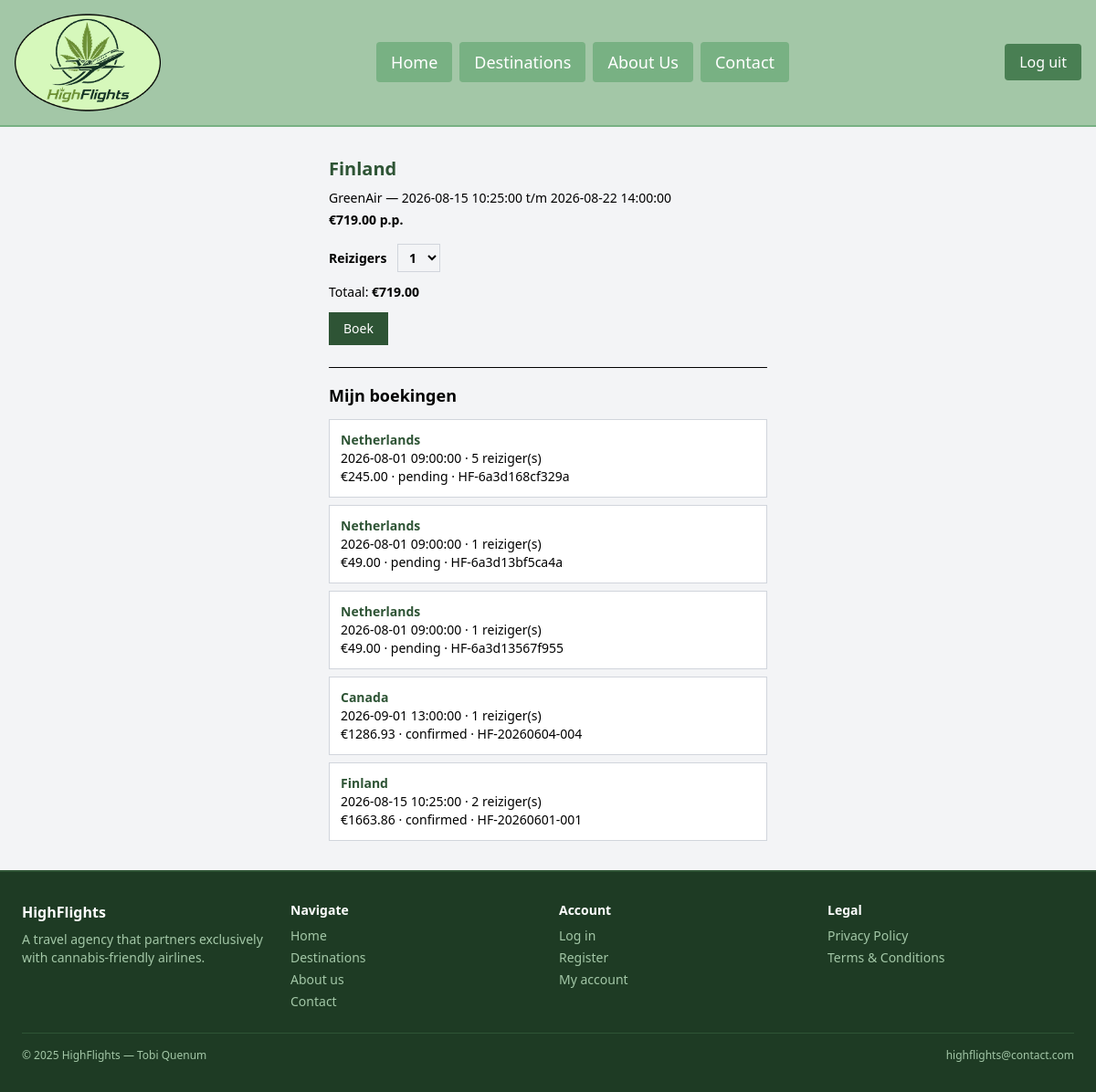
The app's page /booking.php?id=8 (signed in) with its own data.
### tables this page shows
CREATE TABLE `flights` (
  `id` int UNSIGNED NOT NULL AUTO_INCREMENT,
  `destination_id` int UNSIGNED NOT NULL,
  `airline_id` int UNSIGNED NOT NULL,
  `departure_name` varchar(50) NOT NULL DEFAULT 'Amsterdam',
  `departure_date` datetime NOT NULL,
  `return_date` datetime NOT NULL,
  `price` decimal(10,2) NOT NULL,
  `seats` smallint NOT NULL DEFAULT '180',
  `active` tinyint(1) NOT NULL DEFAULT '1',
  PRIMARY KEY (`id`),
  CONSTRAINT `fk_flights_destination` FOREIGN KEY (`destination_id`) REFERENCES `destinations` (`id`),
  CONSTRAINT `fk_flights_airline` FOREIGN KEY (`airline_id`) REFERENCES `airlines` (`id`)
);

CREATE TABLE `destinations` (
  `id` int UNSIGNED NOT NULL AUTO_INCREMENT,
  `name` varchar(120) NOT NULL,
  `city` varchar(120) NOT NULL,
  `airport` char(3) NOT NULL,
  `description` text,
  `active` tinyint(1) NOT NULL DEFAULT '1',
  PRIMARY KEY (`id`)
);

CREATE TABLE `airlines` (
  `id` int UNSIGNED NOT NULL AUTO_INCREMENT,
  `name` varchar(120) NOT NULL,
  PRIMARY KEY (`id`),
  UNIQUE KEY `name` (`name`)
);

CREATE TABLE `bookings` (
  `id` int UNSIGNED NOT NULL AUTO_INCREMENT,
  `user_id` int UNSIGNED NOT NULL,
  `flight_id` int UNSIGNED NOT NULL,
  `reference` varchar(30) NOT NULL,
  `travelers` tinyint NOT NULL DEFAULT '1',
  `total_price` decimal(10,2) NOT NULL,
  `status` enum('pending','confirmed','cancelled') NOT NULL DEFAULT 'pending',
  `created_at` datetime NOT NULL DEFAULT CURRENT_TIMESTAMP,
  PRIMARY KEY (`id`),
  UNIQUE KEY `reference` (`reference`),
  CONSTRAINT `fk_bookings_user` FOREIGN KEY (`user_id`) REFERENCES `users` (`id`),
  CONSTRAINT `fk_bookings_flight` FOREIGN KEY (`flight_id`) REFERENCES `flights` (`id`)
);

### html/booking.php (the view, shortened to what this page needs)
<?
$pdo = getDB();
$success = false;
$id = $_GET['id'];
$stmt = $pdo->prepare('SELECT flights.*, destinations.name AS destination_name, airlines.name AS airline FROM flights JOIN destinations ON flights.destination_id = destinations.id JOIN airlines ON flights.airline_id = airlines.id WHERE flights.id = ? AND flights.active = 1');
$stmt->execute([$id]);
$flight = $stmt->fetch();
$bookings = $pdo->prepare('SELECT bookings.*, destinations.name AS destination_name, flights.departure_date FROM bookings JOIN flights ON bookings.flight_id = flights.id JOIN destinations ON flights.destination_id = destinations.id WHERE bookings.user_id = ? ORDER BY bookings.created_at DESC');
$bookings->execute([$_SESSION['user_id']]);
$bookings = $bookings->fetchAll();
?>
<!DOCTYPE html>
<html lang="nl">
<head>
    <script src="https://cdn.jsdelivr.net/npm/@tailwindcss/browser@4"></script>
</head>
<body class="bg-gray-100">
<? include __DIR__ . '/includes/header.php'; ?>
<div class="max-w-lg mx-auto mt-8 px-4">
    <? if ($flight) { ?>
        <h1 class="text-xl font-bold text-[#2e5435] mb-2"><?= $flight['destination_name'] ?></h1>
        <p class="text-sm mb-1"><?= $flight['airline'] ?> — <?= $flight['departure_date'] ?> t/m <?= $flight['return_date'] ?></p>
        <p class="text-sm font-bold mb-4">€<?= $flight['price'] ?> p.p.</p>
        <? if ($success) { ?>
            <p class="text-green-700 border border-green-300 bg-green-50 px-3 py-2 text-sm mb-4">Boeking geplaatst!</p>
        <? } else { ?>
            <form method="post" class="flex flex-col gap-3 text-sm mb-6">
                <label class="font-semibold">Reizigers
                    <select name="travelers" id="travelers" class="ml-2 border border-gray-300 px-2 py-1">
                        <option value="1">1</option>
                    </select>
                </label>
                <p>Totaal: <strong id="total">€<?= $flight['price'] ?></strong></p>
                <button type="submit" class="bg-[#2e5435] text-white px-4 py-2 w-fit">Boek</button>
            </form>
        <? } ?>
    <? } ?>
    <hr class="mb-4">
    <h2 class="text-lg font-bold mb-3">Mijn boekingen</h2>
    <? foreach ($bookings as $b) { ?>
        <div class="border border-gray-300 bg-white p-3 text-sm mb-2">
            <p class="font-bold text-[#2e5435]"><?= $b['destination_name'] ?></p>
            <p><?= $b['departure_date'] ?> · <?= $b['travelers'] ?> reiziger(s)</p>
            <p>€<?= $b['total_price'] ?> · <?= $b['status'] ?> · <?= $b['reference'] ?></p>
        </div>
    <? } ?>
</div>
<? include __DIR__ . '/includes/footer.php'; ?>
</body>
</html>

### records on screen
flights: destination.name "Finland", airline.name "GreenAir", departure_date "2026-08-15 10:25:00", return_date "2026-08-22 14:00:00", price "719.00"
bookings: destinations.name "Netherlands", flight.departure_date "2026-08-01 09:00:00", travelers "5", total_price "245.00", status "pending", reference "HF-6a3d168cf329a"
bookings: destinations.name "Netherlands", flight.departure_date "2026-08-01 09:00:00", travelers "1", total_price "49.00", status "pending", reference "HF-6a3d13bf5ca4a"
bookings: destinations.name "Netherlands", flight.departure_date "2026-08-01 09:00:00", travelers "1", total_price "49.00", status "pending", reference "HF-6a3d13567f955"
bookings: destinations.name "Canada", flight.departure_date "2026-09-01 13:00:00", travelers "1", total_price "1286.93", status "confirmed", reference "HF-20260604-004"
bookings: destinations.name "Finland", flight.departure_date "2026-08-15 10:25:00", travelers "2", total_price "1663.86", status "confirmed", reference "HF-20260601-001"
